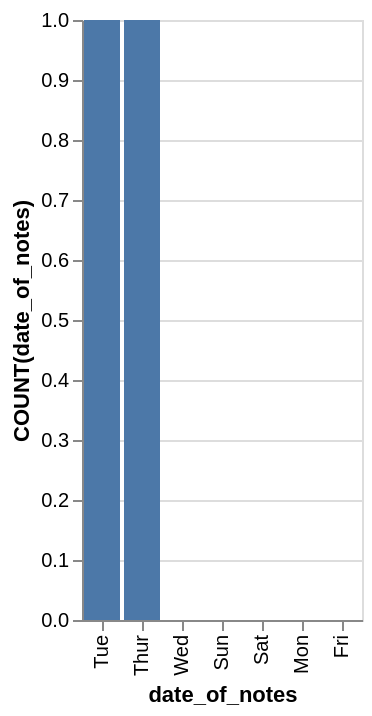

Write a Vega-Lite specification for this figure.
### Vega-Lite specification from a JSON file in a GitHub repository (floating-point values rounded to 4 significant figures)
{"data": {"values": [{"x_data": "Tue", "y_data": 1}, {"x_data": "Thur", "y_data": 1}, {"x_data": "Wed", "y_data": 0}, {"x_data": "Sun", "y_data": 0}, {"x_data": "Sat", "y_data": 0}, {"x_data": "Mon", "y_data": 0}, {"x_data": "Fri", "y_data": 0}]}, "mark": "bar", "encoding": {"x": {"field": "x_data", "type": "nominal", "title": "date_of_notes", "sort": {"op": "sum", "field": "y_data", "order": "descending"}}, "y": {"field": "y_data", "type": "quantitative", "title": "COUNT(date_of_notes)"}}}
